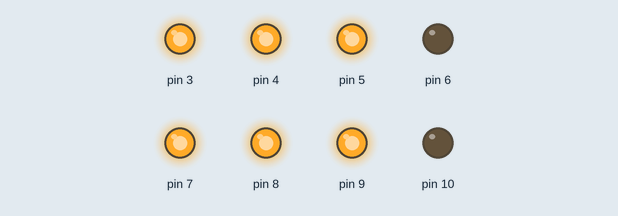
Bench run of a sketch on a simulated Arduino Uno, built with avr-gcc and run on an emulated ATmega328P. Parts: output pins drawn as LEDs (lit = HIGH).

Above: at 0.5 s.
At 2.5 s:
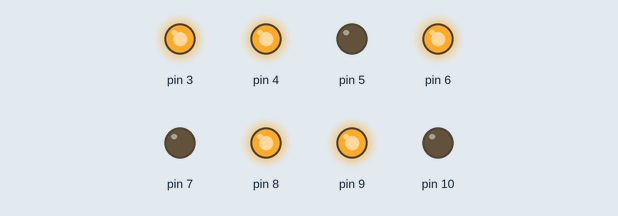
At 3.5 s:
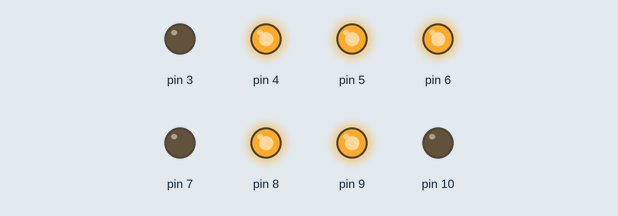
At 5.5 s:
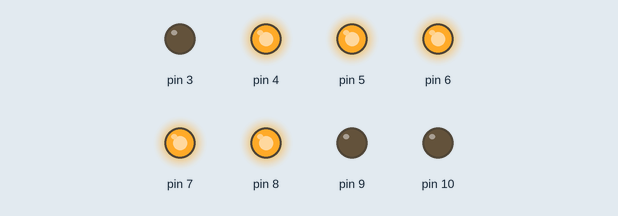
At 8.5 s:
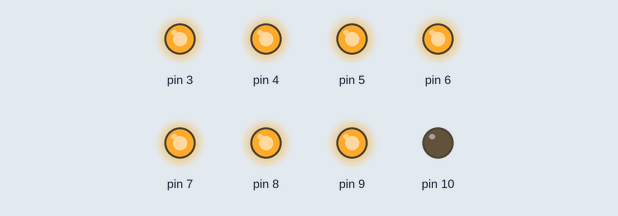
At 11.5 s:
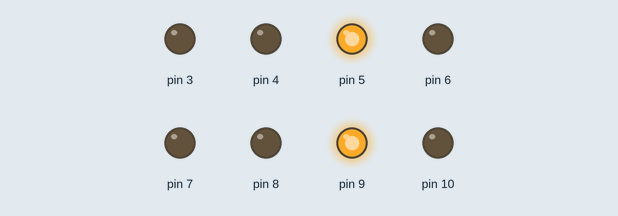
Timing chart, 0 to 13.0 s (numbered marks = the images above):
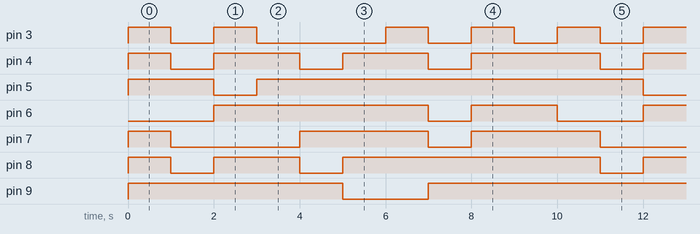

Measured:
- by itself, pin 3: repeats every 10.0 s: LOW 1.0 s, HIGH 1.0 s, LOW 3.0 s, 2 × (HIGH 1.0 s, LOW 1.0 s), HIGH 1.0 s
- by itself, pin 4: repeats every 10.0 s: 2 × (LOW 1.0 s, HIGH 2.0 s), LOW 1.0 s, HIGH 3.0 s
- by itself, pin 5: repeats every 10.0 s: LOW 1.0 s, HIGH 9.0 s
- by itself, pin 6: repeats every 10.0 s: LOW 1.0 s, HIGH 2.0 s, LOW 2.0 s, HIGH 5.0 s
- by itself, pin 7: repeats every 10.0 s: LOW 3.0 s, HIGH 3.0 s, LOW 1.0 s, HIGH 3.0 s
- by itself, pin 8: repeats every 10.0 s: LOW 1.0 s, HIGH 2.0 s, LOW 1.0 s, HIGH 6.0 s
- by itself, pin 9: repeats every 10.0 s: LOW 2.0 s, HIGH 8.0 s

The sketch:

04_Numeric.ino
```cpp
int d = 1000;
void setup() {
  // put your setup code here, to run once:
  pinMode(3,OUTPUT);    //1
  pinMode(4,OUTPUT);    //2
  pinMode(5,OUTPUT);    //3
  pinMode(6,OUTPUT);    //4
  pinMode(7,OUTPUT);    //5
  pinMode(8,OUTPUT);    //6
  pinMode(9,OUTPUT);    //7
  pinMode(10,OUTPUT);   //8


}

void loop() {
  // put your main code here, to run repeatedly:
  //0
  digitalWrite(10,0);
  digitalWrite(9,HIGH);
  digitalWrite(8,HIGH);
  digitalWrite(7,HIGH);
  digitalWrite(6,LOW);
  digitalWrite(5,HIGH);
  digitalWrite(4,HIGH);
  digitalWrite(3,HIGH);
  delay(d);

  //1
  digitalWrite(10,0);
  digitalWrite(9,HIGH);
  digitalWrite(8,LOW);
  digitalWrite(7,LOW);
  digitalWrite(6,LOW);
  digitalWrite(5,HIGH);
  digitalWrite(4,LOW);
  digitalWrite(3,LOW);
  delay(d);


  //2
  digitalWrite(10,0);
  digitalWrite(9,HIGH);
  digitalWrite(8,HIGH);
  digitalWrite(7,LOW);
  digitalWrite(6,HIGH);
  digitalWrite(5,LOW);
  digitalWrite(4,HIGH);
  digitalWrite(3,HIGH);
  delay(d);

  //3
  digitalWrite(10,0);
  digitalWrite(9,HIGH);
  digitalWrite(8,HIGH);
  digitalWrite(7,LOW);
  digitalWrite(6,HIGH);
  digitalWrite(5,HIGH);
  digitalWrite(4,HIGH);
  digitalWrite(3,LOW);
  delay(d);

  //4
   digitalWrite(10,0);
  digitalWrite(9,HIGH);
  digitalWrite(8,LOW);
  digitalWrite(7,HIGH);
  digitalWrite(6,HIGH);
  digitalWrite(5,HIGH);
  digitalWrite(4,LOW);
  digitalWrite(3,LOW);
  delay(d);

  //5
  digitalWrite(10,LOW);
  digitalWrite(9,LOW);
  digitalWrite(8,HIGH);
  digitalWrite(7,HIGH);
  digitalWrite(6,HIGH);
  digitalWrite(5,HIGH);
  digitalWrite(4,HIGH);
  digitalWrite(3,LOW);
  delay(d);

  //6
   digitalWrite(10,0);
  digitalWrite(9,LOW);
  digitalWrite(8,HIGH);
  digitalWrite(7,HIGH);
  digitalWrite(6,HIGH);
  digitalWrite(5,HIGH);
  digitalWrite(4,HIGH);
  digitalWrite(3,HIGH);
  delay(d);

  //7
  digitalWrite(10,0);
  digitalWrite(9,HIGH);
  digitalWrite(8,HIGH);
  digitalWrite(7,LOW);
  digitalWrite(6,LOW);
  digitalWrite(5,HIGH);
  digitalWrite(4,LOW);
  digitalWrite(3,LOW);
  delay(d);

  //8
  digitalWrite(10,0);
  digitalWrite(9,HIGH);
  digitalWrite(8,HIGH);
  digitalWrite(7,HIGH);
  digitalWrite(6,HIGH);
  digitalWrite(5,HIGH);
  digitalWrite(4,HIGH);
  digitalWrite(3,HIGH);
  delay(d);

  //9
  digitalWrite(10,0);
  digitalWrite(9,HIGH);
  digitalWrite(8,HIGH);
  digitalWrite(7,HIGH);
  digitalWrite(6,HIGH);
  digitalWrite(5,HIGH);
  digitalWrite(4,HIGH);
  digitalWrite(3,LOW);
  delay(d);

}
```
